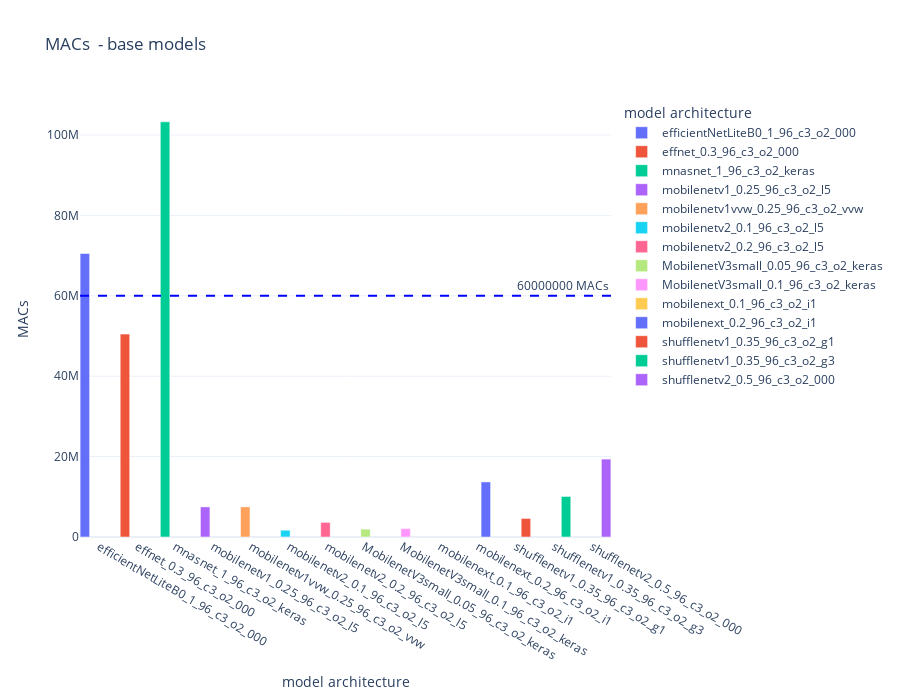

The code cell stored with this chart in its notebook:
### Code cell
def plot_model_MACs(df, title=""):
    MACs_limit = 60000000
    fig = px.bar(df, 
                x="architecture", 
                color="architecture",
                y='macs_mltk',
                labels={"architecture": "model architecture",
                        "macs_mltk": "MACs",
                            #"value": "kB"
                            },
                title=f"MACs {title}",
                barmode='group',
                #hover_data=['architecture', 'size'],
                height=height,
                template=template
                )
    #fig.add_hline(y=peak_memory_limit, line_width=2, line_dash="dash", line_color="orange", annotation_text=f"{peak_memory_limit} KB peak activation", 
    #            annotation_position="top left")
    fig.add_hline(y=MACs_limit, line_width=2, line_dash="dash", line_color="blue", annotation_text=f"{MACs_limit} MACs", 
                annotation_position="top right")
    fig.update_traces(width=bar_width)
    #fig.show()
    return fig

plot_model_MACs(basemodels, title=" - base models")

### Figure 1 — Plotly figure (JSON) as saved in the notebook; plotly's stock layout.template omitted (floating-point values rounded to 4 significant figures)
{"data": [{"alignmentgroup": "True", "hovertemplate": "model architecture=%{x}<br>MACs=%{y}<extra></extra>", "legendgroup": "efficientNetLiteB0_1_96_c3_o2_000", "marker": {"color": "#636efa", "pattern": {"shape": ""}}, "name": "efficientNetLiteB0_1_96_c3_o2_000", "offsetgroup": "efficientNetLiteB0_1_96_c3_o2_000", "orientation": "v", "showlegend": true, "textposition": "auto", "type": "bar", "width": 0.25, "x": ["efficientNetLiteB0_1_96_c3_o2_000"], "xaxis": "x", "y": [70516192], "yaxis": "y"}, {"alignmentgroup": "True", "hovertemplate": "model architecture=%{x}<br>MACs=%{y}<extra></extra>", "legendgroup": "effnet_0.3_96_c3_o2_000", "marker": {"color": "#EF553B", "pattern": {"shape": ""}}, "name": "effnet_0.3_96_c3_o2_000", "offsetgroup": "effnet_0.3_96_c3_o2_000", "orientation": "v", "showlegend": true, "textposition": "auto", "type": "bar", "width": 0.25, "x": ["effnet_0.3_96_c3_o2_000"], "xaxis": "x", "y": [50466816], "yaxis": "y"}, {"alignmentgroup": "True", "hovertemplate": "model architecture=%{x}<br>MACs=%{y}<extra></extra>", "legendgroup": "mnasnet_1_96_c3_o2_keras", "marker": {"color": "#00cc96", "pattern": {"shape": ""}}, "name": "mnasnet_1_96_c3_o2_keras", "offsetgroup": "mnasnet_1_96_c3_o2_keras", "orientation": "v", "showlegend": true, "textposition": "auto", "type": "bar", "width": 0.25, "x": ["mnasnet_1_96_c3_o2_keras"], "xaxis": "x", "y": [103265824], "yaxis": "y"}, {"alignmentgroup": "True", "hovertemplate": "model architecture=%{x}<br>MACs=%{y}<extra></extra>", "legendgroup": "mobilenetv1_0.25_96_c3_o2_l5", "marker": {"color": "#ab63fa", "pattern": {"shape": ""}}, "name": "mobilenetv1_0.25_96_c3_o2_l5", "offsetgroup": "mobilenetv1_0.25_96_c3_o2_l5", "orientation": "v", "showlegend": true, "textposition": "auto", "type": "bar", "width": 0.25, "x": ["mobilenetv1_0.25_96_c3_o2_l5"], "xaxis": "x", "y": [7489664], "yaxis": "y"}, {"alignmentgroup": "True", "hovertemplate": "model architecture=%{x}<br>MACs=%{y}<extra></extra>", "legendgroup": "mobilenetv1vvw_0.25_96_c3_o2_vvw", "marker": {"color": "#FFA15A", "pattern": {"shape": ""}}, "name": "mobilenetv1vvw_0.25_96_c3_o2_vvw", "offsetgroup": "mobilenetv1vvw_0.25_96_c3_o2_vvw", "orientation": "v", "showlegend": true, "textposition": "auto", "type": "bar", "width": 0.25, "x": ["mobilenetv1vvw_0.25_96_c3_o2_vvw"], "xaxis": "x", "y": [7489664], "yaxis": "y"}, {"alignmentgroup": "True", "hovertemplate": "model architecture=%{x}<br>MACs=%{y}<extra></extra>", "legendgroup": "mobilenetv2_0.1_96_c3_o2_l5", "marker": {"color": "#19d3f3", "pattern": {"shape": ""}}, "name": "mobilenetv2_0.1_96_c3_o2_l5", "offsetgroup": "mobilenetv2_0.1_96_c3_o2_l5", "orientation": "v", "showlegend": true, "textposition": "auto", "type": "bar", "width": 0.25, "x": ["mobilenetv2_0.1_96_c3_o2_l5"], "xaxis": "x", "y": [1692166], "yaxis": "y"}, {"alignmentgroup": "True", "hovertemplate": "model architecture=%{x}<br>MACs=%{y}<extra></extra>", "legendgroup": "mobilenetv2_0.2_96_c3_o2_l5", "marker": {"color": "#FF6692", "pattern": {"shape": ""}}, "name": "mobilenetv2_0.2_96_c3_o2_l5", "offsetgroup": "mobilenetv2_0.2_96_c3_o2_l5", "orientation": "v", "showlegend": true, "textposition": "auto", "type": "bar", "width": 0.25, "x": ["mobilenetv2_0.2_96_c3_o2_l5"], "xaxis": "x", "y": [3635914], "yaxis": "y"}, {"alignmentgroup": "True", "hovertemplate": "model architecture=%{x}<br>MACs=%{y}<extra></extra>", "legendgroup": "MobilenetV3small_0.05_96_c3_o2_keras", "marker": {"color": "#B6E880", "pattern": {"shape": ""}}, "name": "MobilenetV3small_0.05_96_c3_o2_keras", "offsetgroup": "MobilenetV3small_0.05_96_c3_o2_keras", "orientation": "v", "showlegend": true, "textposition": "auto", "type": "bar", "width": 0.25, "x": ["MobilenetV3small_0.05_96_c3_o2_keras"], "xaxis": "x", "y": [1964240], "yaxis": "y"}, {"alignmentgroup": "True", "hovertemplate": "model architecture=%{x}<br>MACs=%{y}<extra></extra>", "legendgroup": "MobilenetV3small_0.1_96_c3_o2_keras", "marker": {"color": "#FF97FF", "pattern": {"shape": ""}}, "name": "MobilenetV3small_0.1_96_c3_o2_keras", "offsetgroup": "MobilenetV3small_0.1_96_c3_o2_keras", "orientation": "v", "showlegend": true, "textposition": "auto", "type": "bar", "width": 0.25, "x": ["MobilenetV3small_0.1_96_c3_o2_keras"], "xaxis": "x", "y": [2096432], "yaxis": "y"}, {"alignmentgroup": "True", "hovertemplate": "model architecture=%{x}<br>MACs=%{y}<extra></extra>", "legendgroup": "mobilenext_0.1_96_c3_o2_i1", "marker": {"color": "#FECB52", "pattern": {"shape": ""}}, "name": "mobilenext_0.1_96_c3_o2_i1", "offsetgroup": "mobilenext_0.1_96_c3_o2_i1", "orientation": "v", "showlegend": true, "textposition": "auto", "type": "bar", "width": 0.25, "x": ["mobilenext_0.1_96_c3_o2_i1"], "xaxis": "x", "y": [null], "yaxis": "y"}, {"alignmentgroup": "True", "hovertemplate": "model architecture=%{x}<br>MACs=%{y}<extra></extra>", "legendgroup": "mobilenext_0.2_96_c3_o2_i1", "marker": {"color": "#636efa", "pattern": {"shape": ""}}, "name": "mobilenext_0.2_96_c3_o2_i1", "offsetgroup": "mobilenext_0.2_96_c3_o2_i1", "orientation": "v", "showlegend": true, "textposition": "auto", "type": "bar", "width": 0.25, "x": ["mobilenext_0.2_96_c3_o2_i1"], "xaxis": "x", "y": [13698736], "yaxis": "y"}, {"alignmentgroup": "True", "hovertemplate": "model architecture=%{x}<br>MACs=%{y}<extra></extra>", "legendgroup": "shufflenetv1_0.35_96_c3_o2_g1", "marker": {"color": "#EF553B", "pattern": {"shape": ""}}, "name": "shufflenetv1_0.35_96_c3_o2_g1", "offsetgroup": "shufflenetv1_0.35_96_c3_o2_g1", "orientation": "v", "showlegend": true, "textposition": "auto", "type": "bar", "width": 0.25, "x": ["shufflenetv1_0.35_96_c3_o2_g1"], "xaxis": "x", "y": [4618968], "yaxis": "y"}, {"alignmentgroup": "True", "hovertemplate": "model architecture=%{x}<br>MACs=%{y}<extra></extra>", "legendgroup": "shufflenetv1_0.35_96_c3_o2_g3", "marker": {"color": "#00cc96", "pattern": {"shape": ""}}, "name": "shufflenetv1_0.35_96_c3_o2_g3", "offsetgroup": "shufflenetv1_0.35_96_c3_o2_g3", "orientation": "v", "showlegend": true, "textposition": "auto", "type": "bar", "width": 0.25, "x": ["shufflenetv1_0.35_96_c3_o2_g3"], "xaxis": "x", "y": [10084848], "yaxis": "y"}, {"alignmentgroup": "True", "hovertemplate": "model architecture=%{x}<br>MACs=%{y}<extra></extra>", "legendgroup": "shufflenetv2_0.5_96_c3_o2_000", "marker": {"color": "#ab63fa", "pattern": {"shape": ""}}, "name": "shufflenetv2_0.5_96_c3_o2_000", "offsetgroup": "shufflenetv2_0.5_96_c3_o2_000", "orientation": "v", "showlegend": true, "textposition": "auto", "type": "bar", "width": 0.25, "x": ["shufflenetv2_0.5_96_c3_o2_000"], "xaxis": "x", "y": [19378760], "yaxis": "y"}], "layout": {"annotations": [{"showarrow": false, "text": "60000000 MACs", "x": 1, "xanchor": "right", "xref": "x domain", "y": 60000000, "yanchor": "bottom", "yref": "y"}], "barmode": "group", "height": 700, "legend": {"title": {"text": "model architecture"}, "tracegroupgap": 0}, "shapes": [{"line": {"color": "blue", "dash": "dash", "width": 2}, "type": "line", "x0": 0, "x1": 1, "xref": "x domain", "y0": 60000000, "y1": 60000000, "yref": "y"}], "title": {"text": "MACs  - base models"}, "xaxis": {"anchor": "y", "categoryarray": ["efficientNetLiteB0_1_96_c3_o2_000", "effnet_0.3_96_c3_o2_000", "mnasnet_1_96_c3_o2_keras", "mobilenetv1_0.25_96_c3_o2_l5", "mobilenetv1vvw_0.25_96_c3_o2_vvw", "mobilenetv2_0.1_96_c3_o2_l5", "mobilenetv2_0.2_96_c3_o2_l5", "MobilenetV3small_0.05_96_c3_o2_keras", "MobilenetV3small_0.1_96_c3_o2_keras", "mobilenext_0.1_96_c3_o2_i1", "mobilenext_0.2_96_c3_o2_i1", "shufflenetv1_0.35_96_c3_o2_g1", "shufflenetv1_0.35_96_c3_o2_g3", "shufflenetv2_0.5_96_c3_o2_000"], "categoryorder": "array", "domain": [0, 1], "title": {"text": "model architecture"}}, "yaxis": {"anchor": "x", "domain": [0, 1], "title": {"text": "MACs"}}}}
